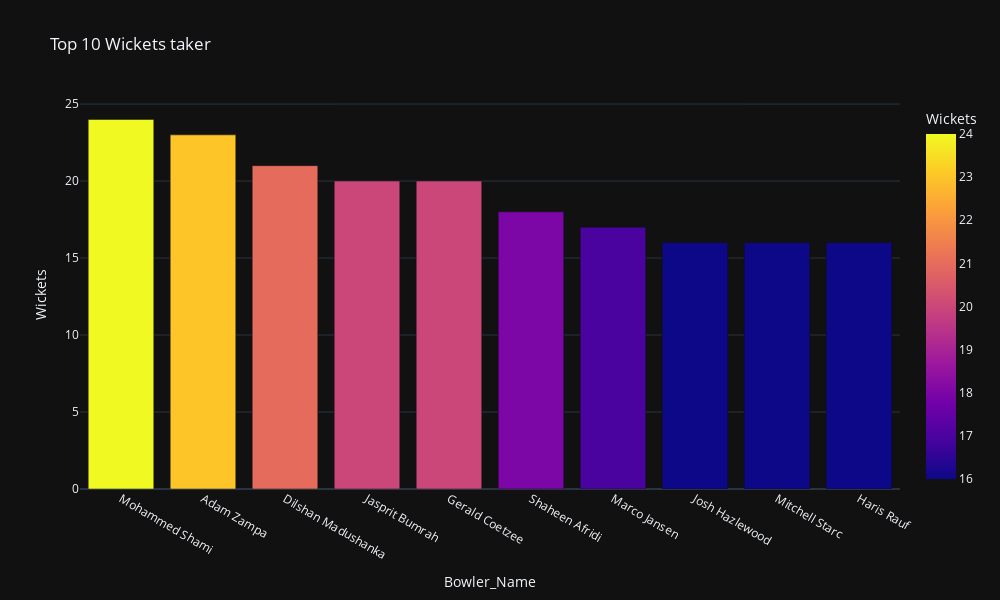

Notebook source saved alongside this figure:
### Code cell
fig=px.bar(wickets,x='Bowler_Name', y='Wickets', title='Top 10 Wickets taker ', width=1000, height=600, color='Wickets',template='plotly_dark')
fig.show()

### Figure 1 — Plotly figure (JSON) as saved in the notebook; plotly's stock layout.template omitted (floating-point values rounded to 4 significant figures)
{"data": [{"alignmentgroup": "True", "hovertemplate": "Bowler_Name=%{x}<br>Wickets=%{marker.color}<extra></extra>", "legendgroup": "", "marker": {"color": [24, 23, 21, 20, 20, 18, 17, 16, 16, 16], "coloraxis": "coloraxis", "pattern": {"shape": ""}}, "name": "", "offsetgroup": "", "orientation": "v", "showlegend": false, "textposition": "auto", "type": "bar", "x": ["Mohammed Shami", "Adam Zampa", "Dilshan Madushanka", "Jasprit Bumrah", "Gerald Coetzee", "Shaheen Afridi", "Marco Jansen", "Josh Hazlewood", "Mitchell Starc", "Haris Rauf"], "xaxis": "x", "y": [24, 23, 21, 20, 20, 18, 17, 16, 16, 16], "yaxis": "y"}], "layout": {"barmode": "relative", "coloraxis": {"colorbar": {"title": {"text": "Wickets"}}, "colorscale": [[0, "#0d0887"], [0.1111, "#46039f"], [0.2222, "#7201a8"], [0.3333, "#9c179e"], [0.4444, "#bd3786"], [0.5556, "#d8576b"], [0.6667, "#ed7953"], [0.7778, "#fb9f3a"], [0.8889, "#fdca26"], [1, "#f0f921"]]}, "height": 600, "legend": {"tracegroupgap": 0}, "title": {"text": "Top 10 Wickets taker "}, "width": 1000, "xaxis": {"anchor": "y", "autorange": true, "domain": [0, 1], "range": [-0.5, 9.5], "title": {"text": "Bowler_Name"}, "type": "category"}, "yaxis": {"anchor": "x", "autorange": true, "domain": [0, 1], "range": [0, 25.26], "title": {"text": "Wickets"}, "type": "linear"}}}
